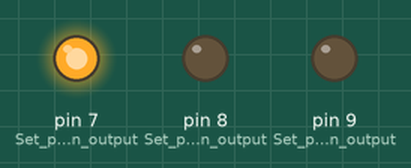
Simulated run of this sketch. Board: Arduino Uno, built with avr-gcc and run on an emulated ATmega328P. Parts: output pins drawn as LEDs (lit = HIGH).

Above: at 1.5 s.
At 3.5 s:
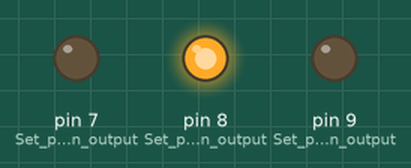
At 5.5 s:
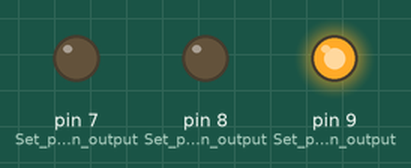
Timing chart, 0 to 9.1 s (numbered marks = the images above):
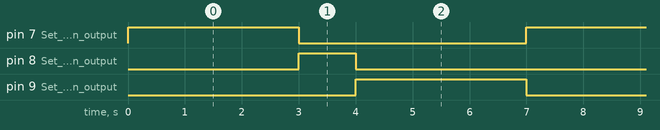

Measured:
- by itself, pin 7 (Set_pin_13_as_an_output), pin 9 (Set_pin_13_as_an_output): alternates HIGH for 3.0 s and LOW for 4.0 s
- by itself, pin 8 (Set_pin_13_as_an_output): alternates HIGH for 1.0 s and LOW for 6.0 s
- by itself, everything shown: repeats every 7.0 s, in 4 steps

The sketch:

semaforo.ino
```cpp
void setup() {
  pinMode(7, OUTPUT); // Set pin 13 as an output
  pinMode(8, OUTPUT); // Set pin 13 as an output
  pinMode(9, OUTPUT); // Set pin 13 as an output
}

void loop() {
  digitalWrite(7, HIGH); // Turn the LED on
  delay(3000);
  digitalWrite(7, LOW); // Turn the LED on

  digitalWrite(8, HIGH); // Turn the LED on
  delay(1000);
  digitalWrite(8, LOW); // Turn the LED on

  digitalWrite(9, HIGH); // Turn the LED on
  delay(3000);
  digitalWrite(9, LOW); // Turn the LED on
}
```
